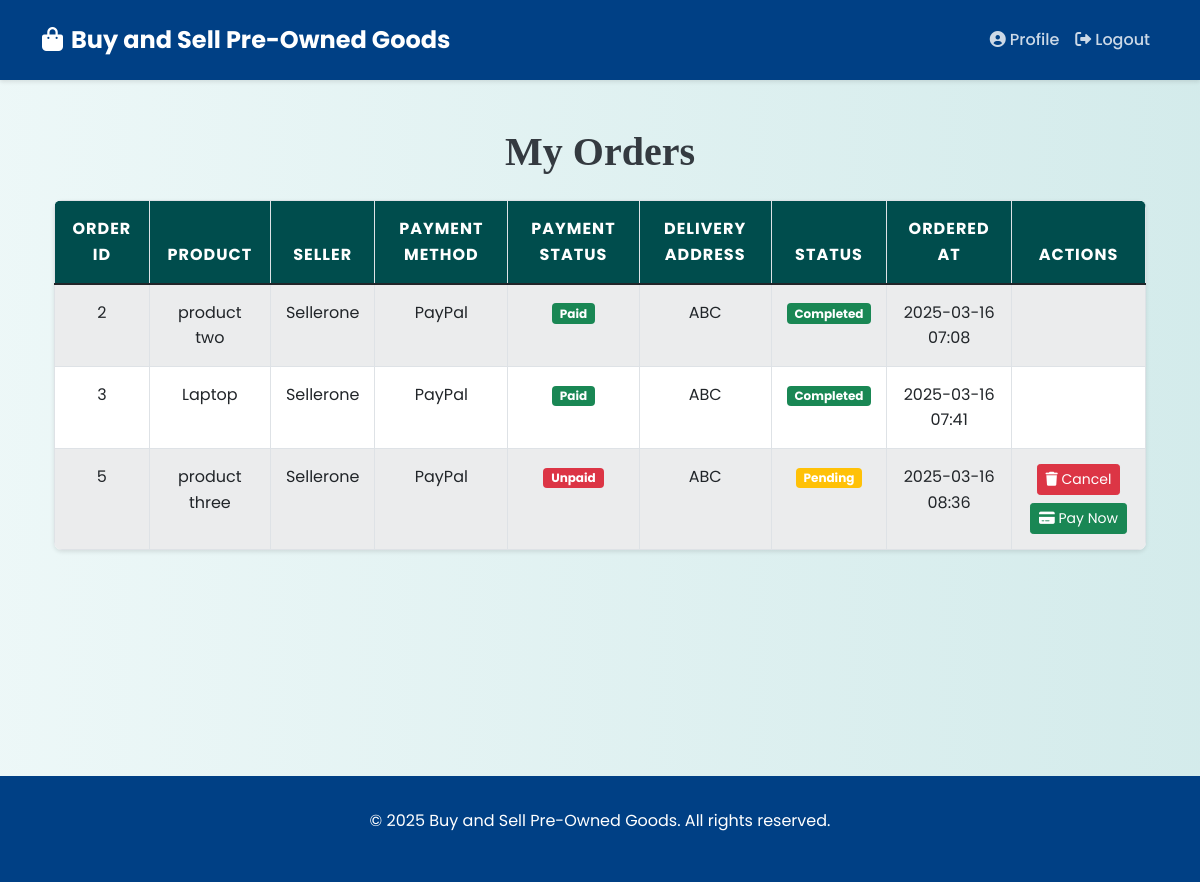
/orders/ (signed in), run on the app's committed database.
### myapp/models.py (models this page shows, shortened)
class Order(models.Model):
    PAYMENT_METHODS = [
        ('Card', 'Card'),
        ('PayPal', 'PayPal'),
        ('COD', 'Cash on Delivery'),
    ]
    ORDER_STATUSES = [
        ('Pending', 'Pending'),
        ('Completed', 'Completed'),
        ('Canceled', 'Canceled'),
    ]
    PAYMENT_STATUSES = [
        ('Unpaid', 'Unpaid'),
        ('Paid', 'Paid'),
    ]
    order_id = models.AutoField(primary_key=True)
    buyer = models.ForeignKey(User, on_delete=models.CASCADE, related_name='buyer_orders')
    product = models.ForeignKey('Product', on_delete=models.CASCADE, related_name='ordered_product')
    seller = models.ForeignKey(User, on_delete=models.CASCADE, related_name='seller_orders')
    payment_method = models.CharField(max_length=10, choices=PAYMENT_METHODS, default='COD')
    delivery_address = models.TextField(default='ABC')  # New field for address
    order_status = models.CharField(max_length=10, choices=ORDER_STATUSES, default='Pending')
    payment_status = models.CharField(max_length=10, choices=PAYMENT_STATUSES, default='Unpaid')  # New field
    created_at = models.DateTimeField(auto_now_add=True)
    updated_at = models.DateTimeField(auto_now=True)

class Product(models.Model):
    CONDITION_CHOICES = [
        ('New', 'New'),
        ('Used', 'Used'),
        ('Good', 'Good'),
        ('Fair', 'Fair'),
    ]
    STATUS_CHOICES = [
        ('Available', 'Available'),
        ('Sold', 'Sold'),
        ('Pending', 'Pending'),
    ]
    seller = models.ForeignKey(User, on_delete=models.CASCADE)
    title = models.CharField(max_length=255)
    description = models.TextField()
    category = models.ForeignKey(Category, on_delete=models.CASCADE)
    price = models.DecimalField(max_digits=10, decimal_places=2)
    condition = models.CharField(max_length=10, choices=CONDITION_CHOICES)
    location = models.CharField(max_length=255)
    status = models.CharField(max_length=10, choices=STATUS_CHOICES, default='Available')
    image = models.ImageField(upload_to='product_images/')
    created_at = models.DateTimeField(auto_now_add=True)
    updated_at = models.DateTimeField(auto_now=True)

### myapp/views.py (the view)
# urls.py: path('orders/', views.order_list, name='order_list'),
@login_required
def order_list(request):
    orders = Order.objects.filter(buyer=request.user).select_related('product', 'seller')
    return render(request, 'buyer/order_list.html', {'orders': orders})

### templates/buyer/order_list.html (shortened to what this page needs)
{% extends 'base.html' %}
{% block content %}
<div class="container mt-5">
    <h1 class="mb-4 text-center">My Orders</h1>
    {% if orders %}
    <table class="table table-bordered table-striped">
        <thead class="table-dark">
            <tr>
                <th>Order ID</th>
                <th>Product</th>
                <th>Seller</th>
                <th>Payment Method</th>
                <th>Payment Status</th>
                <th>Delivery Address</th>
                <th>Status</th>
                <th>Ordered At</th>
                <th>Actions</th>
            </tr>
        </thead>
        <tbody>
            {% for order in orders %}
            <tr>
                <td>{{ order.order_id }}</td>
                <td>{{ order.product.title }}</td>
                <td>{{ order.seller.username }}</td>
                <td>{{ order.payment_method }}</td>
                <td>
                    <span class="badge
                        {% if order.payment_status == 'Unpaid' %} bg-danger
                        {% elif order.payment_status == 'Paid' %} bg-success {% endif %}">
                        {{ order.payment_status }}
                    </span>
                </td>
                <td>{{ order.delivery_address }}</td>
                <td>
                    <span class="badge
                        {% if order.order_status == 'Pending' %} bg-warning
                        {% elif order.order_status == 'Completed' %} bg-success
                        {% elif order.order_status == 'Canceled' %} bg-danger {% endif %}">
                        {{ order.order_status }}
                    </span>
                </td>
                <td>{{ order.created_at|date:"Y-m-d H:i" }}</td>
                <td>
                    {% if order.order_status == 'Pending' and order.payment_status == 'Unpaid' %}
                        <form method="POST" action="{% url 'delete_order' order.order_id %}" class="d-inline">
                            <button type="submit" class="btn btn-danger btn-sm">
                                <i class="fas fa-trash"></i> Cancel
                            </button>
                        </form>
                        {% if order.payment_method != 'COD' %}
                            <button class="btn btn-success btn-sm mt-2" id="pay-{{ order.order_id }}">
                                <i class="fas fa-credit-card"></i> Pay Now
                            </button>
                        {% endif %}
                    {% endif %}
                </td>
            </tr>
            {% endfor %}
        </tbody>
    </table>
    {% else %}
        <p class="text-center">No orders found.</p>
    {% endif %}
</div>
{% endblock %}

### templates/base.html (style rules this page uses)
:root { --primary-color: #007bff; --secondary-color: #28a745; --background-color: #f8f9fa; --text-color: #343a40; --navbar-color: #004085; --card-shadow: 0 4px 6px rgba(0,0,0,0.1); --transition-speed: 0.3s; }
body { background: linear-gradient(90deg, rgba(233, 246, 246, 0.831), rgba(207, 233, 233, 0.9)); font-family: 'Poppins', sans-serif; color: var(--text-color); line-height: 1.6; }
h1, h2, h3, h4 { font-family: 'Georgia', serif; font-weight: 600; text-align: center; margin-bottom: 30px; }
.table { width: 100%; border-collapse: collapse; margin-top: 20px; font-size: 16px; background-color: #ffffff; border-radius: 8px; overflow: hidden; box-shadow: 0 2px 4px rgba(0, 0, 0, 0.1); }
.table th, .table td { padding: 15px; border: 1px solid #dee2e6; text-align: center; }
.table thead th { background-color: #004d4d; color: white; font-weight: bold; text-transform: uppercase; letter-spacing: 1px; }
.table tbody tr:nth-child(odd) { background-color: #f8f9fa; }

### data on the page
Order: order_id "2", product "product two", seller.username "Sellerone", payment_method "PayPal", payment_status "Paid", delivery_address "ABC", order_status "Completed", created_at "2025-03-16 07:08"
Order: order_id "3", product "Laptop", seller.username "Sellerone", payment_method "PayPal", payment_status "Paid", delivery_address "ABC", order_status "Completed", created_at "2025-03-16 07:41"
Order: order_id "5", product "product three", seller.username "Sellerone", payment_method "PayPal", payment_status "Unpaid", delivery_address "ABC", order_status "Pending", created_at "2025-03-16 08:36"
